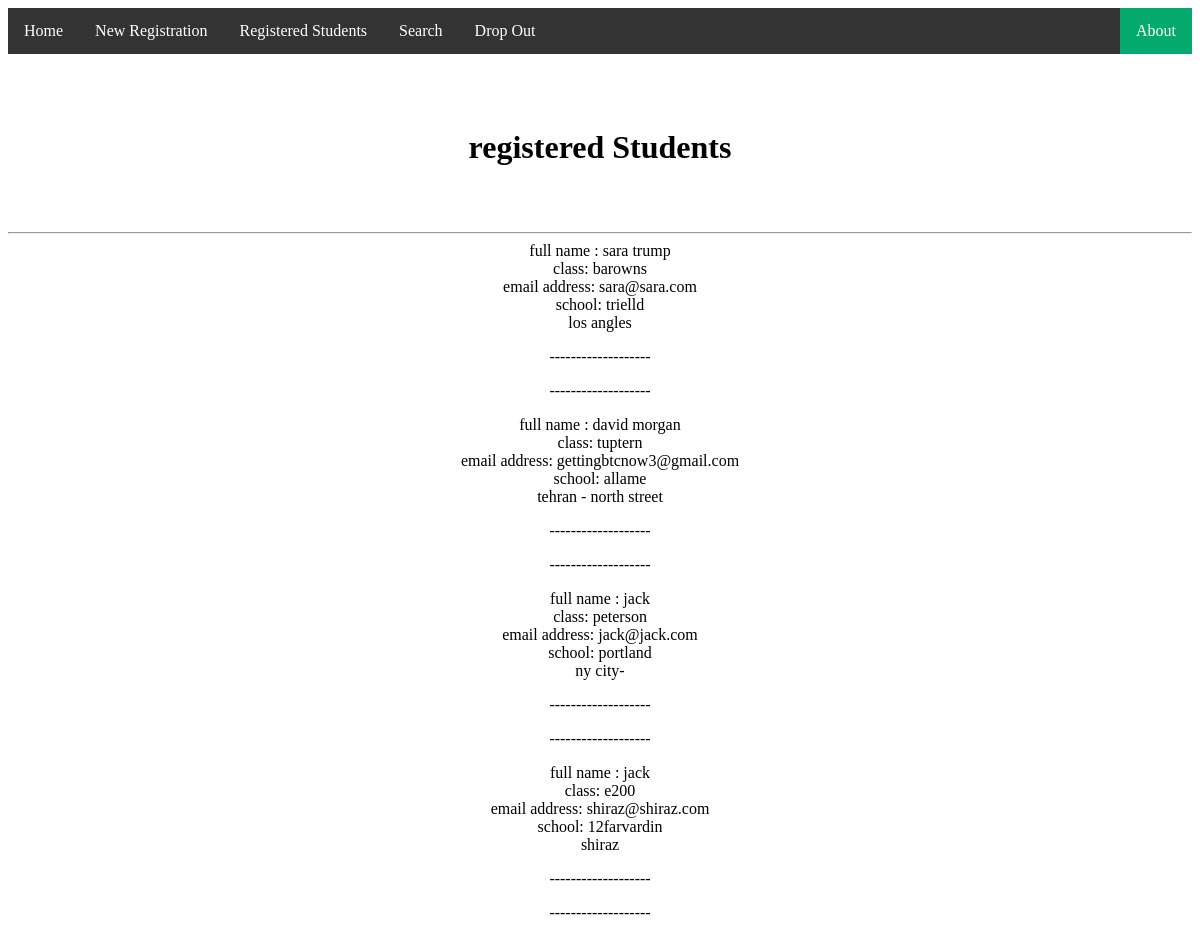
The app's page /registered/ with its own data.
### students/models.py (models this page shows, shortened)
class Stud(models.Model):
    s_name = models.CharField(max_length=255)
    s_class = models.CharField(max_length=255)
    s_addr = models.CharField(max_length=255)
    s_school = models.CharField(max_length=255)
    s_email = models.EmailField(max_length=255,unique=True)

### students/views.py (the view)
# urls.py: path('registered/',views.registered ,name='registered'),
def registered(request):
    all_students = Stud.objects.all()
    return render(request,'registered.html',{'students':all_students})

### templates/registered.html
<html>
    {% include '_base.html' %}
  <br><br>
  <!DOCTYPE html>
<html>
<body>
    <center>
    <h4>
        <h1> registered Students</h1><br><br><hr>
{% for student in students%}
   full name : {{student.s_name}}<br>
    class: {{student.s_class}}<br>
    email address: {{student.s_email}}<br>
   school: {{student.s_school}}<br>
    {{student.s_addr}}<br>
    <p>-------------------</p>
    <p>-------------------</p>
{%endfor%}
    </h4>
</center>
</body>
</html>
</html>

### records on screen
Stud: s_name "sara trump", s_class "barowns", s_email "sara@sara.com", s_school "trielld", s_addr "los angles"
Stud: s_name "david morgan", s_class "tuptern", s_email "gettingbtcnow3@gmail.com", s_school "allame", s_addr "tehran - north street"
Stud: s_name "jack", s_class "peterson", s_email "jack@jack.com", s_school "portland", s_addr "ny city-"
Stud: s_name "jack", s_class "e200", s_email "shiraz@shiraz.com", s_school "12farvardin", s_addr "shiraz"
